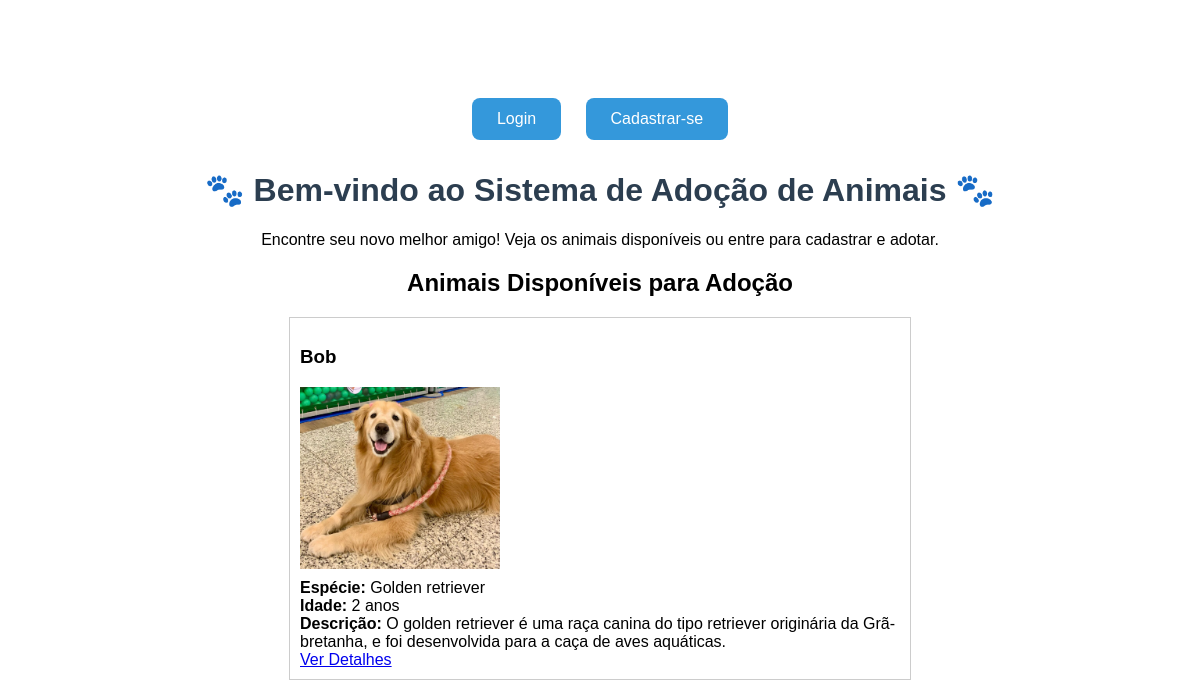
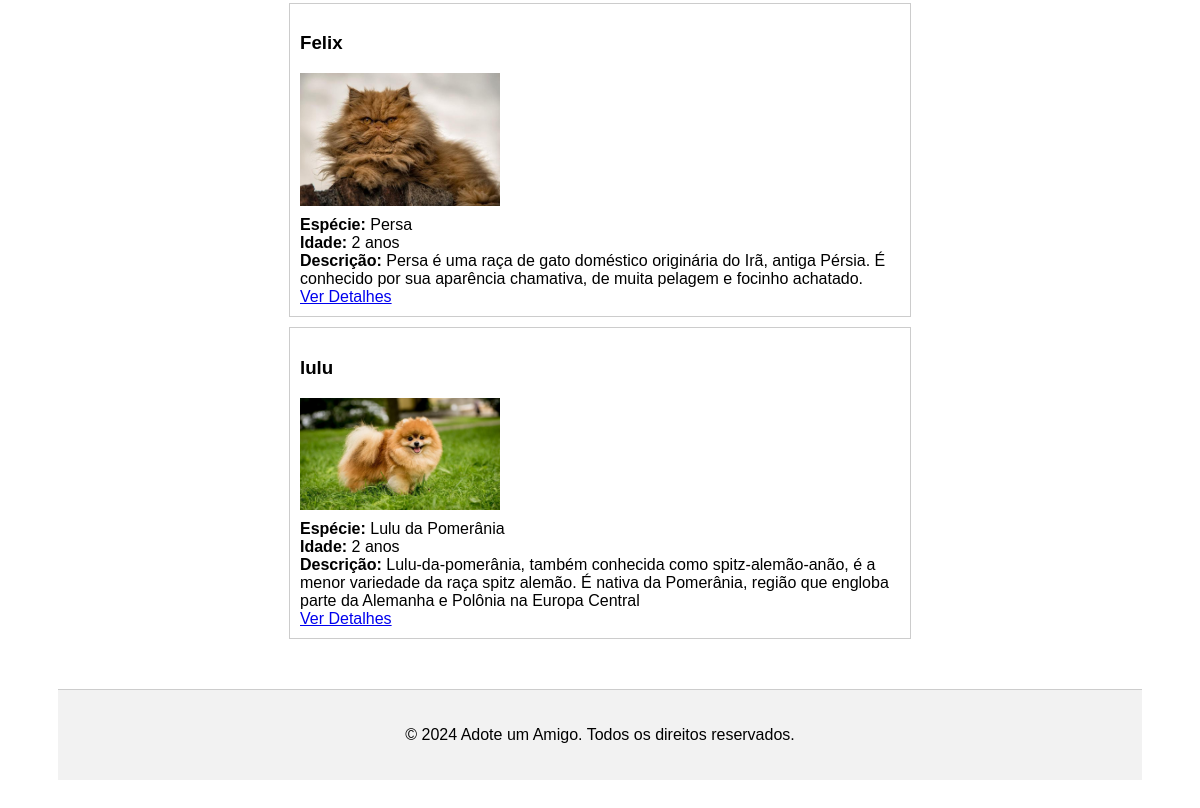
The page /sistema-adocao/index.php on the database as committed earlier (2 pictures, top to bottom).
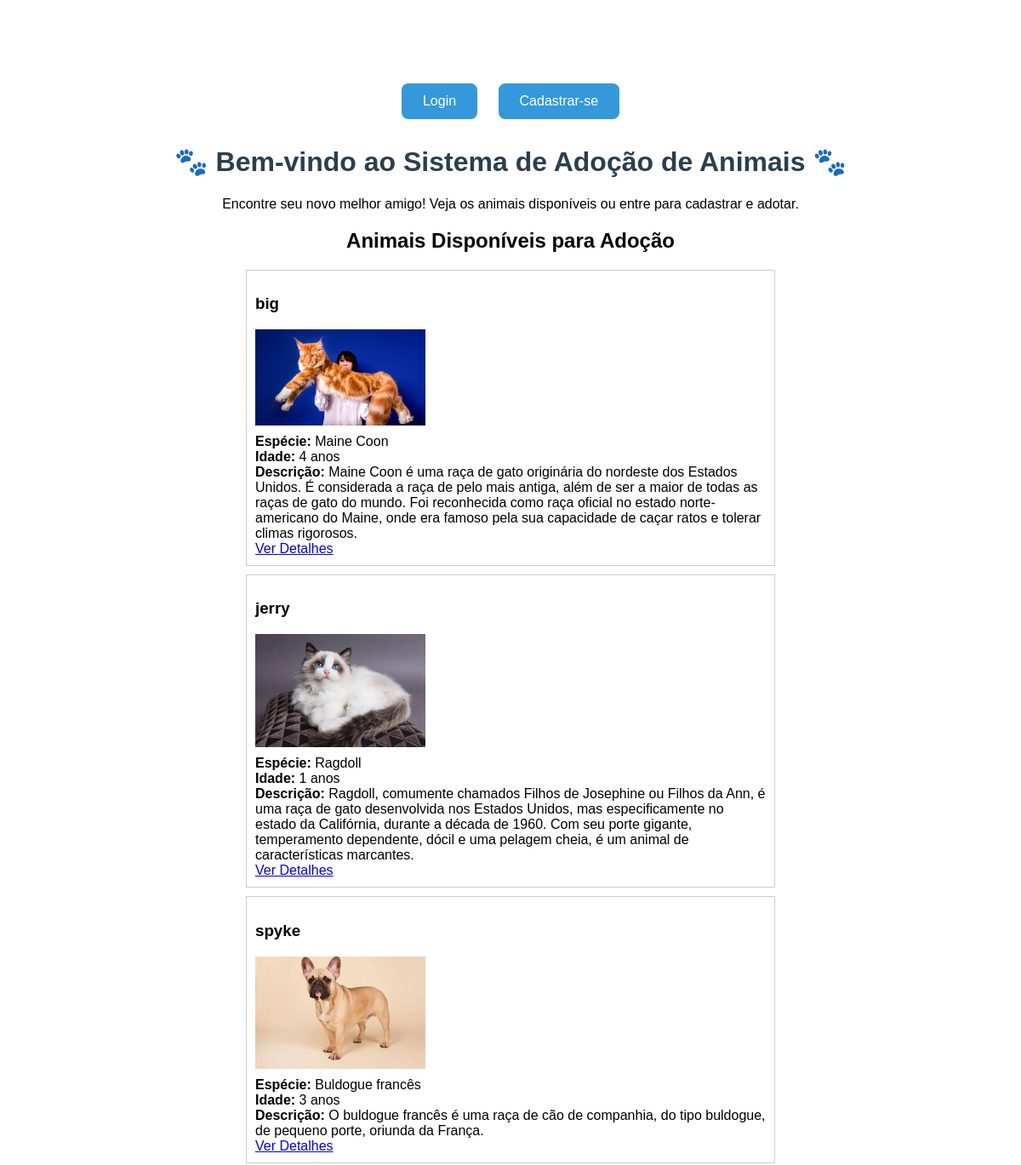
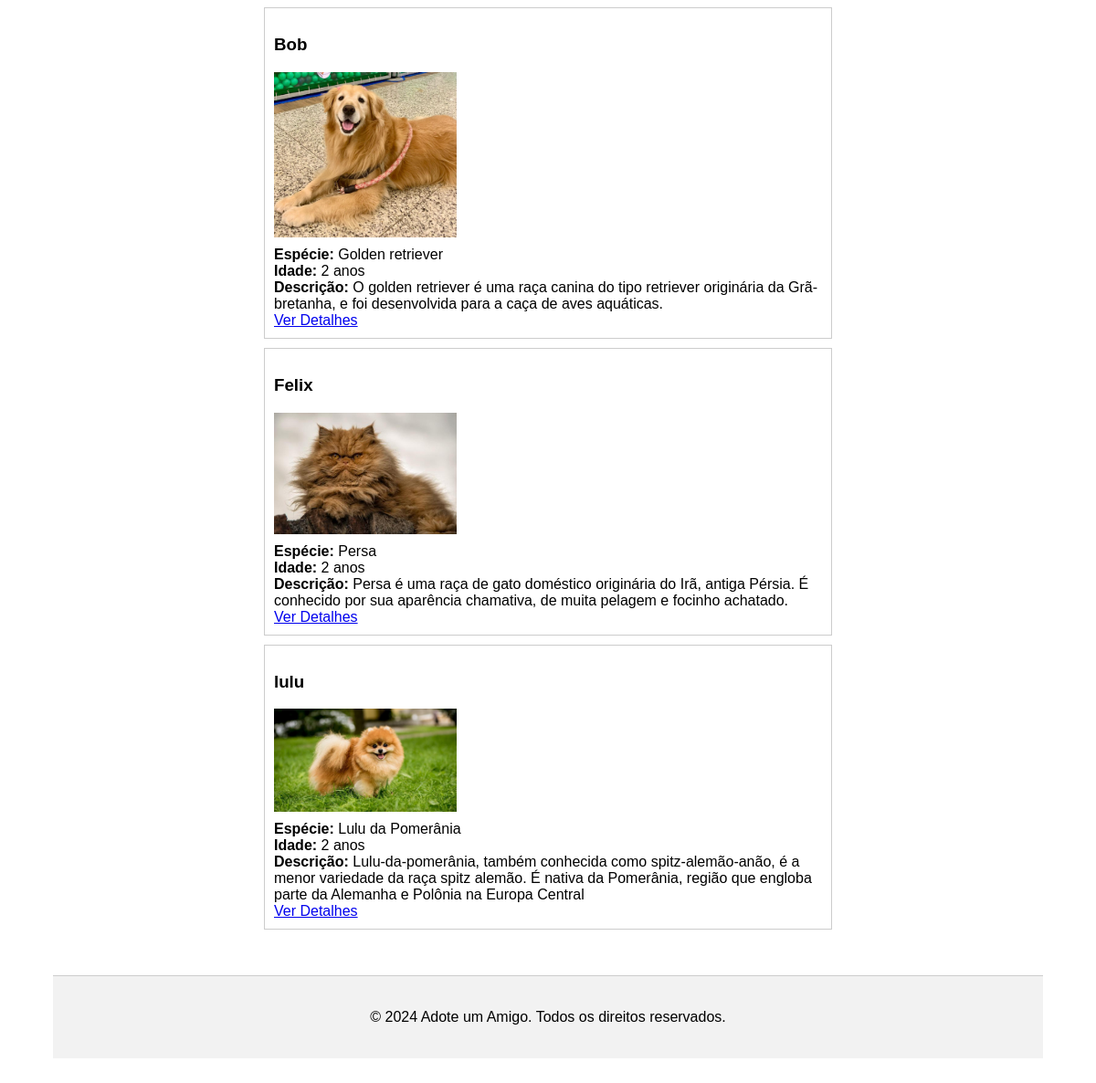
The same page on the database as committed later (2 pictures, top to bottom).
### tables this page shows
CREATE TABLE `animais` (
  `id` int(11) NOT NULL,
  `nome` varchar(100) DEFAULT NULL,
  `especie` varchar(50) DEFAULT NULL,
  `idade` int(11) DEFAULT NULL,
  `descricao` text DEFAULT NULL,
  `foto` varchar(255) DEFAULT NULL
);

### sistema-adocao/index.php (the view, shortened to what this page needs)
<?php
require_once 'Config/banco.php';
?>
<!DOCTYPE html>
<html lang="pt-br">
<head>
</head>
<header>
    <?php include 'Views/navigation.php'; ?>
</header>
<body>
    <h1>🐾 Bem-vindo ao Sistema de Adoção de Animais 🐾</h1>
    <p>Encontre seu novo melhor amigo! Veja os animais disponíveis ou entre para cadastrar e adotar.</p>
    <h2>Animais Disponíveis para Adoção</h2>
    <?php
    $q = "SELECT * FROM animais ORDER BY id DESC";
    $resultado = $banco->query($q);
    if ($resultado && $resultado->num_rows > 0) {
        while ($animal = $resultado->fetch_assoc()) {
            echo "<div class='animal-card'>";
            echo "<h3>" . htmlspecialchars($animal['nome']) . "</h3>";
            if (!empty($animal['foto'])) {
                echo "<img src='uploads/animais/" . htmlspecialchars($animal['foto']) . "' alt='Foto do animal'>";
            }
            echo "<strong>Espécie:</strong> " . htmlspecialchars($animal['especie']) . "<br>";
            echo "<strong>Idade:</strong> " . htmlspecialchars($animal['idade']) . " anos<br>";
            echo "<strong>Descrição:</strong> " . htmlspecialchars($animal['descricao']) . "<br>";
            echo "<a href='Views/animais/detalhes.php?id=" . htmlspecialchars($animal['id']) . "'>Ver Detalhes</a>";
            echo "</div>";
        }
    } else {
        echo "<p>Nenhum animal disponível no momento.</p>";
    }
    ?>
    <?php include 'Views/footer.php'; ?>
</body>
</html>

### sistema-adocao/Views/navigation.php
<div class="menu">
    <?php if (isset($_SESSION['usuario'])): ?>
        <span>Olá, <?php echo htmlspecialchars($_SESSION['usuario']); ?>!</span>
        <?php if (isset($_SESSION['tipo_usuario']) && $_SESSION['tipo_usuario'] === 'admin'): ?>
            <a href="Views/usuarios/solicitacoes.php">Solicitações</a>
            <a href="Views/usuarios/painel.php">Painel Admin</a>
        <?php else: ?>
            <a href="Views/usuarios/acompanhamento.php">Minhas Adoções</a>
        <?php endif; ?>
        <a href="Views/usuarios/logout.php">Logout</a>
    <?php else: ?>
        <a href="Views/usuarios/login.php">Login</a>
        <a href="cadastro.php">Cadastrar-se</a>
    <?php endif; ?>
</div>

### sistema-adocao/Views/footer.php (shortened to what this page needs)
<footer style="margin-top: 50px; padding: 20px; background-color: #f2f2f2; border-top: 1px solid #ccc; text-align: center;">
    <p>© 2024 Adote um Amigo. Todos os direitos reservados.</p>
</footer>

### sistema-adocao/index.php (style rules this page uses)
body { font-family: Arial, sans-serif; text-align: center; padding: 50px; }
h1 { color: #2c3e50; }
.menu { margin-top: 30px; }
.menu a { display: inline-block; margin: 10px; padding: 12px 25px; background-color: #3498db; color: white; text-decoration: none; border-radius: 8px; transition: background-color 0.3s ease; }
.animal-card { border: 1px solid #ccc; padding: 10px; margin-bottom: 10px; text-align: left; max-width: 600px; margin-left: auto; margin-right: auto; }
.animal-card img { max-width: 200px; display: block; margin-bottom: 10px; }

Rows that differ between the two databases and show on the page:
added animais: nome "big", foto (picture), especie "Maine Coon", idade "4", descricao "Maine Coon é uma raça de gato originária do nordeste dos Estados Unidos. É considerada a raça de pelo mais antiga, além de ser a maior de todas as raças de gato do mundo. Foi reconhecida como raça oficial no estado norte-americano do Maine, onde era famoso pela sua capacidade de caçar ratos e tolerar climas rigorosos."
added animais: nome "jerry", foto (picture), especie "Ragdoll", idade "1", descricao "Ragdoll, comumente chamados Filhos de Josephine ou Filhos da Ann, é uma raça de gato desenvolvida nos Estados Unidos, mas especificamente no estado da Califórnia, durante a década de 1960. Com seu porte gigante, temperamento dependente, dócil e uma pelagem cheia, é um animal de características marcantes."
added animais: nome "spyke", foto (picture), especie "Buldogue francês", idade "3", descricao "O buldogue francês é uma raça de cão de companhia, do tipo buldogue, de pequeno porte, oriunda da França."
